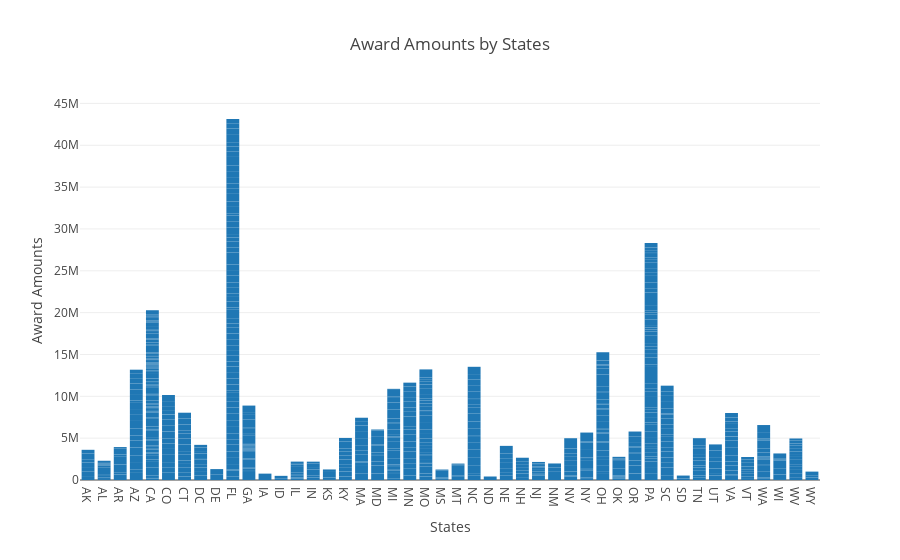

This figure's notebook cell:
### Markdown cell above
#### Plot a Bar chart to show funding for each State

### Code cell
trace2 = [go.Bar(x=fundingdata.State, y=fundingdata.Award)]
layout = go.Layout(title="Award Amounts by States", yaxis=dict(title='Award Amounts'), xaxis=dict(title='States'))
fig = go.Figure(data=trace2, layout=layout)
py.offline.iplot(fig)

### Figure 1 — Plotly figure (JSON) as saved in the notebook; plotly's stock layout.template omitted (floating-point values rounded to 4 significant figures; data arrays with more than 128 entries replaced by an {"elided": "..."} marker saying what was removed)
{"data": [{"type": "bar", "uid": "6a623d66-f39d-11e8-b262-d0c5d302af1c", "x": {"elided": "757 str values"}, "y": {"elided": "757 int values"}}], "layout": {"title": "Award Amounts by States", "xaxis": {"title": "States"}, "yaxis": {"title": "Award Amounts"}}}
